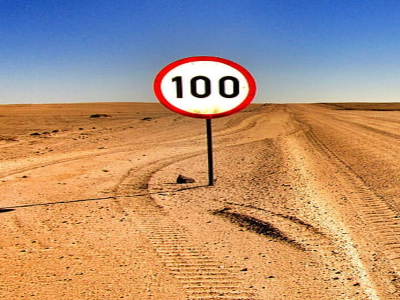
#> input picture Code/Q2imageA.png, 400 x 300 px
$ python question2.py
#> lines starting #> are read from the running program, lines starting #| are printed output that depends on the picture
import cv2
import numpy as np
import sys

class Image_Stitching():
    def featuredetection(self):
        MIN_MATCH_COUNT = 10
        img1Color = cv2.imread('Q2imageA.png')
#> img1Color is the input picture: shape (300, 400, 3); mean B, G, R 120.7, 145.8, 179.1
        img2Color = cv2.imread('Q2imageB.png')
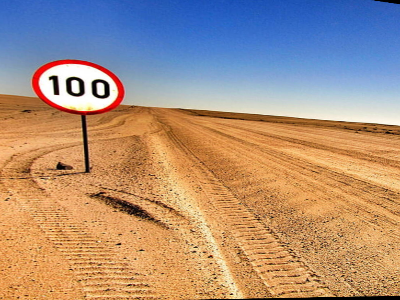
#> input picture Code/Q2imageB.png, 400 x 300 px
#> img2Color is the input picture: shape (300, 400, 3); mean B, G, R 125.8, 144.8, 171.5
        # convert images to grayscale
        img1 = cv2.cvtColor(img1Color, cv2.COLOR_BGR2GRAY)
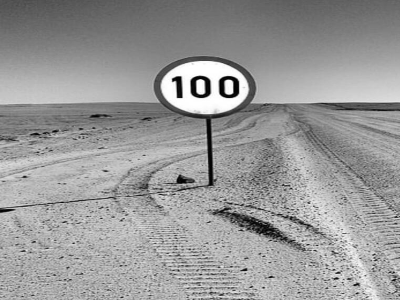
#> img1: shape (300, 400); min 0, max 255, mean 152.9
        img2 = cv2.cvtColor(img2Color, cv2.COLOR_BGR2GRAY)
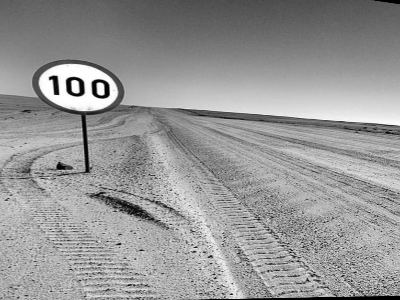
#> img2: shape (300, 400); min 0, max 255, mean 150.6
        # create SIFT object
        sift = cv2.xfeatures2d.SIFT_create()
        # detect SIFT features in both images
        keypoints_1, descriptors_1 = sift.detectAndCompute(img1,None)
#> keypoints_1 = 449 keypoints; strongest (x, y, size): (178, 80, 5.6), (179, 94, 4.8), (229, 87, 6.1), (200, 86, 6.1)
        keypoints_2, descriptors_2 = sift.detectAndCompute(img2,None)
#> keypoints_2 = 456 keypoints; strongest (x, y, size): (56, 92, 4.2), (54, 79, 5.1), (107, 94, 4.4), (94, 83, 4.3)
        # create feature matcher
        bf = cv2.BFMatcher(cv2.NORM_L1, crossCheck=True)
        # match descriptors of both images
        matches = bf.match(descriptors_1,descriptors_2)
#> matches = 193 matches
        matches = sorted(matches, key = lambda x:x.distance)

        src_pts = np.float32([ keypoints_1[m.queryIdx].pt for m in matches ]).reshape(-1,1,2)
#> src_pts = 193 rows, first 8: [205.5, 147.4], [213.1, 134.1], [298.2, 246.4], [212.5, 128.4], [206.3, 154.6], [299.9, 215.9], [386, 129.6], [213, 139.2]
        dst_pts = np.float32([ keypoints_2[m.trainIdx].pt for m in matches ]).reshape(-1,1,2)
#> dst_pts = 193 rows, first 8: [81.52, 139.6], [87.89, 128.4], [163, 225.3], [87.16, 123.6], [82.4, 145.9], [163.9, 200.8], [231, 134], [87.91, 132.9]

        M, mask = cv2.findHomography(src_pts, dst_pts, cv2.RANSAC,5.0)
#> M = [[1.02, 0.0377, -125.7], [0.121, 0.965, -12.53], [0.00046, 9.08e-05, 1]]; mask = 193 values, max 1 at index 0, min 0 at index 83, mean 0.699
        #matchesMask = mask.ravel().tolist()
        width = img1.shape[0] + img2.shape[0]
#> width = 600
        height = img1.shape[1] + img2.shape[1]
#> height = 800
        im_out = cv2.warpPerspective(img1Color, M, (width, height))
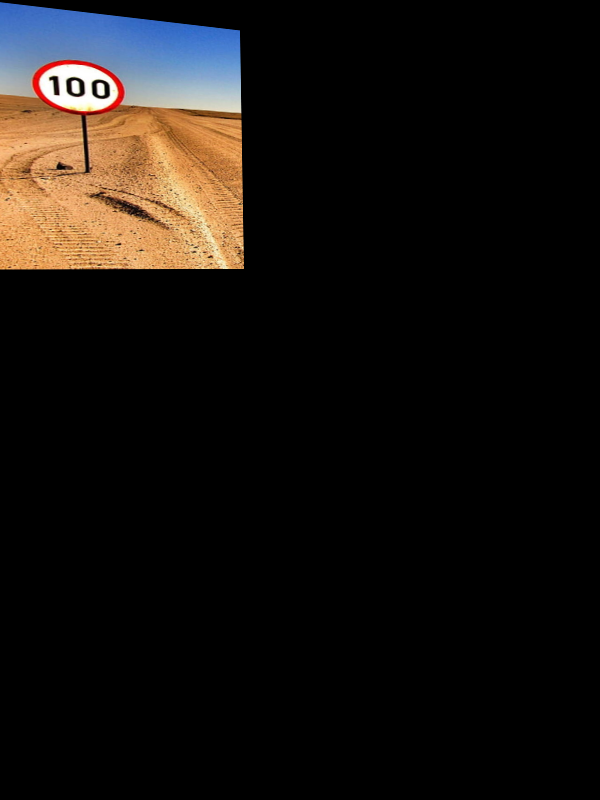
#> im_out: shape (800, 600, 3); mean B, G, R 15.4, 18.5, 22.6
        im_out[0:img2Color.shape[0], 0:img2Color.shape[1]] = img2Color
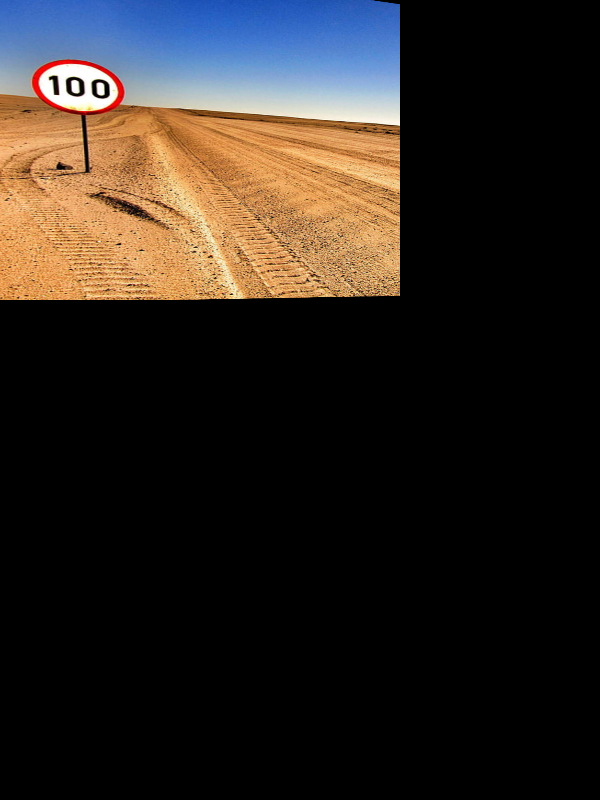
#> im_out: shape (800, 600, 3); mean B, G, R 31.5, 36.2, 42.9
        im_out = im_out[0:300, 0:400]
        # draw first 50 matches
        cv2.imshow('image', im_out)
        cv2.waitKey(0)
        cv2.destroyAllWindows()
        # save the image


p = Image_Stitching()
p.featuredetection()
